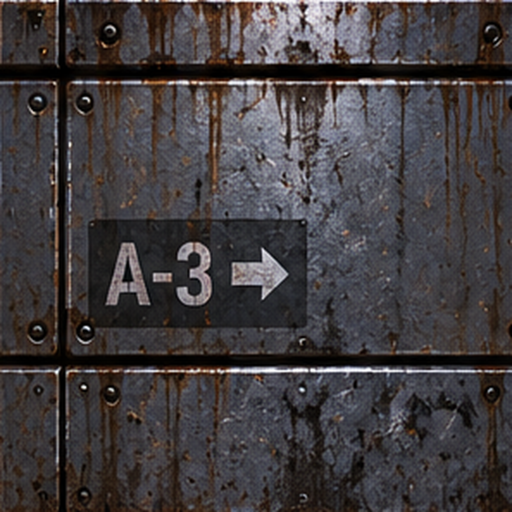
#> input picture experiments/glon-doom/assets/corridor/wall_bulkhead_steel.png, 1024 x 1024 px (shown at 1/2 size); its folder holds 3 pictures in this run
$ python gen_corridor_textures.py
#> lines starting #> are read from the running program, lines starting #| are printed output that depends on the picture
#!/usr/bin/env python3
"""Generate runtime arrays for supplied G5o corridor prototype textures.
Source PNGs remain full resolution under assets/corridor. Runtime arrays are
downsampled to 512 to bound executable/source size for this evaluation."""
from PIL import Image
import pathlib
ROOT=pathlib.Path(__file__).resolve().parent.parent
ASSETS=ROOT/'assets'/'corridor'; OUT=ROOT/'corridor_textures.h'
FILES={'wall_bulkhead_steel':'wall_bulkhead_steel','wall_recess_panel':'wall_recess_panel','floor_plate':'floor_plate'}
with open(OUT,'w') as f:
    f.write('/* Generated from supplied G5o prototype textures; runtime 512x512. */\n')
    f.write('#ifndef GLON_AVP_CORRIDOR_TEXTURES_H\n#define GLON_AVP_CORRIDOR_TEXTURES_H\n#include <stdint.h>\n\n')
    for name,file in FILES.items():
        im=Image.open(ASSETS/f'{file}.png').convert('RGB').resize((512,512),Image.Resampling.LANCZOS)
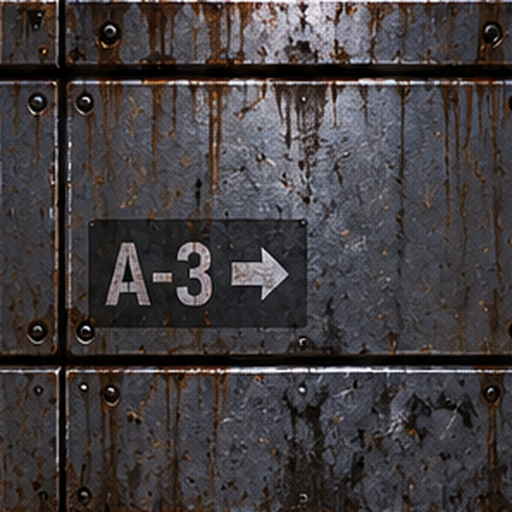
#> im: PIL image 512x512 RGB; mean R, G, B 66.2, 61.5, 63.3
        vals=list(im.getdata())
#> vals = 262144 items
        f.write(f'static const uint32_t tex_art_{name}[512*512] = {{\n')
        for i in range(0,len(vals),6):
            f.write('  '+', '.join('0x%08xu'%((255<<24)|(r<<16)|(g<<8)|b) for r,g,b in vals[i:i+6])+',\n')
#> this loop made 43691 passes
#> i on passes 2 to 4: 6, 12, 18
#> pass 3 of the loop `for name,file in FILES.items():`:
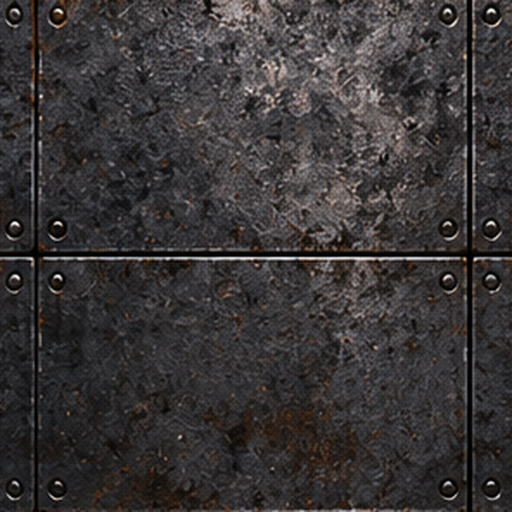
#> input picture experiments/glon-doom/assets/corridor/floor_plate.png, 1024 x 1024 px (shown at 1/2 size)
#> `im=Image.open(ASSETS/f'{file}.png').convert('RGB').resize((512,512),Im..`:
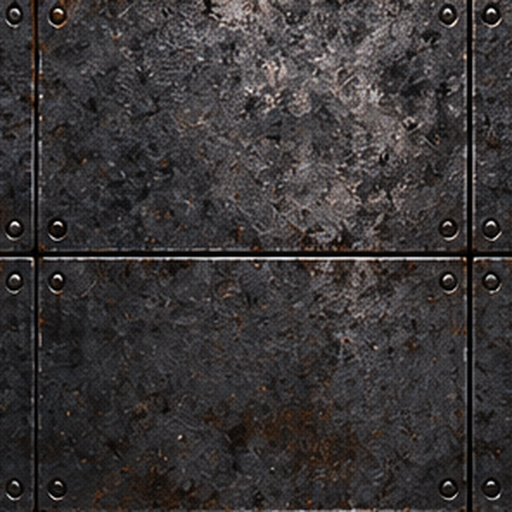
#> im: PIL image 512x512 RGB; mean R, G, B 57.5, 53.8, 54.3
#> the loop `for i in range(0,len(vals),6):` made 43691 passes
        f.write('};\n\n')
    f.write('#endif\n')
print('wrote',OUT)
